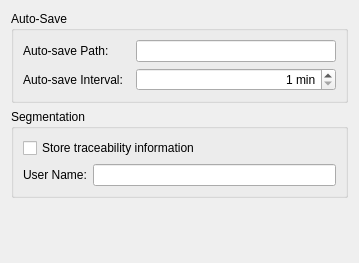
<?xml version="1.0" encoding="UTF-8"?>
<ui version="4.0">
 <class>GeneralSettingsPanel</class>
 <widget class="QWidget" name="GeneralSettingsPanel">
  <property name="geometry">
   <rect>
    <x>0</x>
    <y>0</y>
    <width>359</width>
    <height>263</height>
   </rect>
  </property>
  <property name="windowTitle">
   <string>Form</string>
  </property>
  <layout class="QVBoxLayout" name="verticalLayout_2">
   <item>
    <widget class="QGroupBox" name="groupBox">
     <property name="title">
      <string>Auto-Save</string>
     </property>
     <layout class="QGridLayout" name="gridLayout">
      <item row="0" column="0">
       <widget class="QLabel" name="label_3">
        <property name="toolTip">
         <string>Path where temporal auto-save files are stored</string>
        </property>
        <property name="text">
         <string>Auto-save Path:</string>
        </property>
       </widget>
      </item>
      <item row="1" column="0" colspan="2">
       <widget class="QLabel" name="label_2">
        <property name="toolTip">
         <string>Time interval at which auto-saves are performed</string>
        </property>
        <property name="text">
         <string>Auto-save Interval:  </string>
        </property>
       </widget>
      </item>
      <item row="0" column="2">
       <widget class="QLineEdit" name="autosavePath">
        <property name="toolTip">
         <string>Path where temporal auto-save files are stored</string>
        </property>
        <property name="text">
         <string/>
        </property>
       </widget>
      </item>
      <item row="1" column="2">
       <widget class="QSpinBox" name="autosaveInterval">
        <property name="toolTip">
         <string>Time interval at which auto-saves are performed</string>
        </property>
        <property name="alignment">
         <set>Qt::AlignRight|Qt::AlignTrailing|Qt::AlignVCenter</set>
        </property>
        <property name="suffix">
         <string> min</string>
        </property>
        <property name="minimum">
         <number>1</number>
        </property>
        <property name="maximum">
         <number>60</number>
        </property>
       </widget>
      </item>
     </layout>
    </widget>
   </item>
   <item>
    <widget class="QGroupBox" name="groupBox_2">
     <property name="title">
      <string>Segmentation</string>
     </property>
     <layout class="QVBoxLayout" name="verticalLayout">
      <item>
       <widget class="QCheckBox" name="traceabilty">
        <property name="toolTip">
         <string>Store all information needed to repeat the analysis inside the .seg files</string>
        </property>
        <property name="text">
         <string>Store traceability information</string>
        </property>
       </widget>
      </item>
      <item>
       <layout class="QHBoxLayout" name="horizontalLayout_3">
        <item>
         <widget class="QLabel" name="label">
          <property name="toolTip">
           <string/>
          </property>
          <property name="text">
           <string>User Name:</string>
          </property>
         </widget>
        </item>
        <item>
         <widget class="QLineEdit" name="userName">
          <property name="toolTip">
           <string/>
          </property>
         </widget>
        </item>
       </layout>
      </item>
     </layout>
    </widget>
   </item>
   <item>
    <spacer name="verticalSpacer">
     <property name="orientation">
      <enum>Qt::Vertical</enum>
     </property>
     <property name="sizeHint" stdset="0">
      <size>
       <width>20</width>
       <height>245</height>
      </size>
     </property>
    </spacer>
   </item>
  </layout>
 </widget>
 <resources/>
 <connections/>
</ui>
